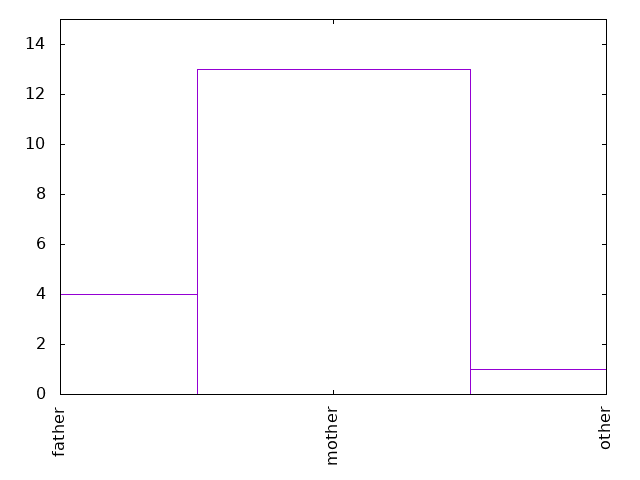

Reproduce this figure in gnuplot.
set term png
set out "18-20guardian.png"
set key off
set xtics rotate
set yrange[0:15]

plot '18-20guardian.dat' using 1:xticlabel(2) with boxes
